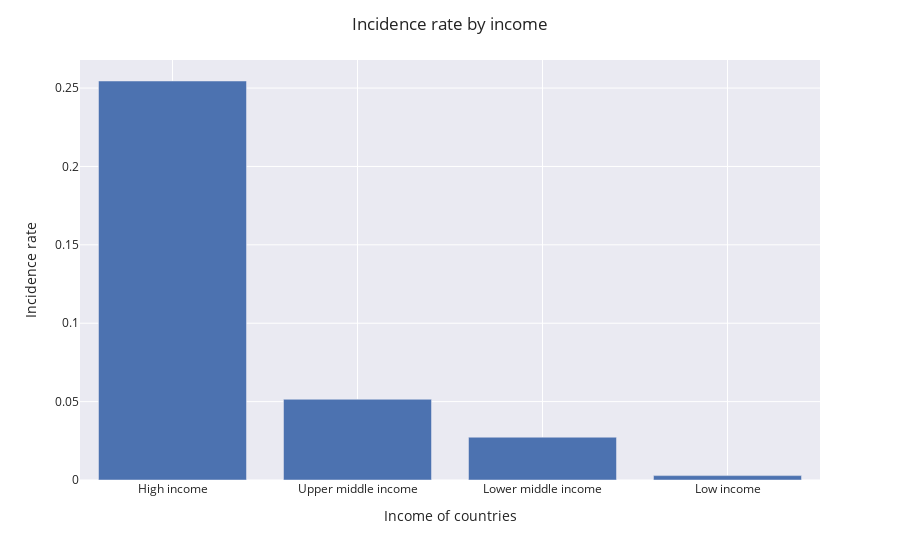

Notebook code for this chart:
### Markdown cell above
stopień zachorowalności w zależności od zamożności państw

### Code cell
fig = px.bar(df_income, x=df_income.index, y='Incidence_rate', template='seaborn')
fig.update_layout(xaxis_title='Income of countries',yaxis_title='Incidence rate',title_text='Incidence rate by income',title_x=0.5,barmode='stack', xaxis={'categoryorder':'total descending'})

fig.write_image("images/incidence_rate_income.png")

fig.show()

### Figure 1 — Plotly figure (JSON) as saved in the notebook; plotly's stock layout.template omitted (floating-point values rounded to 4 significant figures)
{"data": [{"alignmentgroup": "True", "hovertemplate": "Location=%{x}<br>Incidence_rate=%{y}<extra></extra>", "legendgroup": "", "marker": {"color": "rgb(76,114,176)", "pattern": {"shape": ""}}, "name": "", "offsetgroup": "", "orientation": "v", "showlegend": false, "textposition": "auto", "type": "bar", "x": ["High income", "Low income", "Lower middle income", "Upper middle income"], "xaxis": "x", "y": [0.2545, 0.0028, 0.0273, 0.0515], "yaxis": "y"}], "layout": {"barmode": "stack", "legend": {"tracegroupgap": 0}, "margin": {"t": 60}, "title": {"text": "Incidence rate by income", "x": 0.5}, "xaxis": {"anchor": "y", "categoryorder": "total descending", "domain": [0, 1], "title": {"text": "Income of countries"}}, "yaxis": {"anchor": "x", "domain": [0, 1], "title": {"text": "Incidence rate"}}}}
